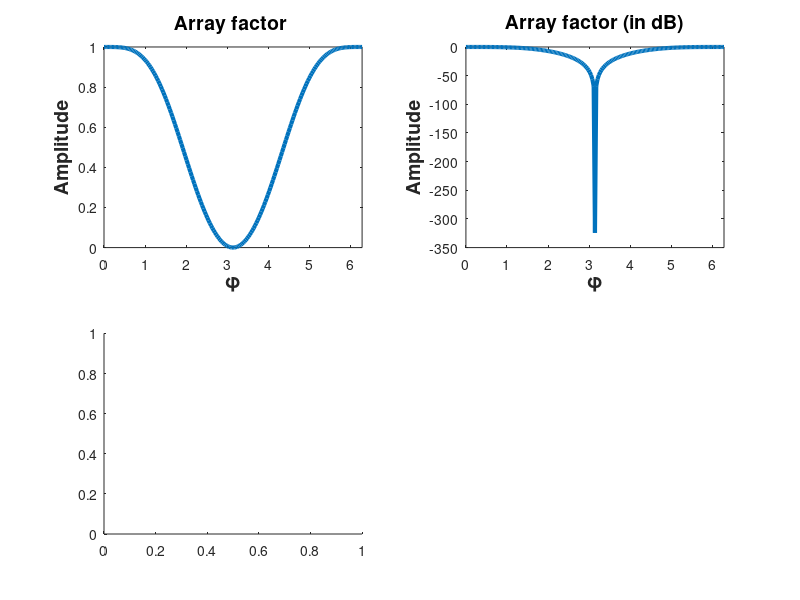

MATLAB code for this plot: (Note: this script raises an error after producing the figure.)
%ARTHUR SILVA SOUZA

clear all; 
close all; 
clc

%% Array factor

% Valores de entrada

lambda = 1; % Valor arbitrario para essa aplicacao
beta = -pi/2;
d = lambda/4;
k = 2*pi/lambda;
theta = 0:pi/100:2*pi;

AF = abs((cos((1/2)*(k*d*cos(theta) + beta))));
AF_dB = 20*log10(AF);

figure (1);

subplot(2,2,1);
plot (theta,AF,'LineWidth',3)
title('Array factor ','FontSize',14);
xlabel('\phi','fontweight','bold','FontSize',14);
xlim([0 2*pi]);
ylabel('Amplitude','fontweight','bold','FontSize',14);

subplot(2,2,2);
plot (theta,AF_dB,'LineWidth',3)
title('Array factor (in dB)','FontSize',14);
xlabel('\phi','fontweight','bold','FontSize',14);
xlim([0 2*pi]);
ylabel('Amplitude','fontweight','bold','FontSize',14);

% plotando de forma polar

rmin = min(AF);
rmax = max(AF);

subplot(2,2,3);
polarplot (AF, 'LineWidth',3)
rlim([rmin rmax]);
ax = gca;
ax.ThetaZeroLocation = 'top';
plotTitle = sprintf('Radiation Pattern (normalized)');
title(plotTitle)

% plotando de forma polar em dB
rmin_dB = min(AF_dB);
rmax_dB = max(AF_dB);

subplot(2,2,4);
polarplot (AF_dB, 'LineWidth',3);
rlim([rmin_dB rmax_dB]);
ax = gca;
ax.ThetaZeroLocation = 'top';
plotTitle = sprintf('Radiation Pattern (in dB)');
title(plotTitle);

%% Element 

% Valores de entrada

lambda = 1; % Valor arbitrario para essa aplicacao
beta = 0;
d = lambda/4;
k = 2*pi/lambda;
theta = 0:pi/100:2*pi;

% Definindo equacao

E = abs(2*cos(theta).*(cos((1/2)*(k*d*cos(theta) + beta))));
E_dB = 20*log10(E);

figure (2);

subplot(2,2,1);
plot (theta,E,'LineWidth',3)
title('Element','FontSize',14);
xlabel('\phi','fontweight','bold','FontSize',14);
xlim([0 2*pi]);
ylabel('Amplitude','fontweight','bold','FontSize',14);

subplot(2,2,2);
plot (theta,E_dB,'LineWidth',3)
title('Element (in dB)','FontSize',14);
xlabel('\phi','fontweight','bold','FontSize',14);
xlim([0 2*pi]);
ylabel('Amplitude','fontweight','bold','FontSize',14);

% plotando de forma polar

rmin = min(E);
rmax = max(E);

subplot(2,2,3);
polarplot (E, 'LineWidth',3)
rlim([rmin rmax]);
ax = gca;
ax.ThetaZeroLocation = 'top';
plotTitle = sprintf('Radiation Pattern (normalized)');
title(plotTitle)

% plotando de forma polar em dB
rmin_dB = min(E_dB);
rmax_dB = max(E_dB);

subplot(2,2,4);
polarplot (E_dB, 'LineWidth',3);
rlim([rmin_dB rmax_dB]);
ax = gca;
ax.ThetaZeroLocation = 'top';
plotTitle = sprintf('Radiation Pattern (in dB)');
title(plotTitle);

%% Equally spaced linear array

% Valores de entrada

N = 5;
phi = 0:pi/100:2*pi;

f = abs(sin(N*phi/2)./(N*sin(phi/2)));

figure (3);

subplot(2,2,4);
plot (phi,f,'LineWidth',3)
title('Array factor for an equally spaced,','FontSize',14);
xlabel('\phi','fontweight','bold','FontSize',14);
xlim([0 2*pi]);
ylabel('Amplitude','fontweight','bold','FontSize',14);

subplot(2,2,3);
polarplot (f, 'LineWidth',3)
rmin = min(f);
rmax = max(f);
rlim([rmin rmax]);
ax = gca;
ax.ThetaZeroLocation = 'top';
plotTitle = sprintf('Radiation Pattern (normalized)');
title(plotTitle)

% Plotando em 3D

xv = f.* cos(phi);  %  transformando para polar
yv = f.* sin(phi);  %  transformado para polar
  
angulo_de_revolucao = 0:0.1:2*pi; %  Angulo de revolucao

% Criando pontos em 3D

xf = repmat(xv',size(angulo_de_revolucao)); 
yf = yv' * cos(angulo_de_revolucao);
zf = yv' * sin(angulo_de_revolucao);

subplot(2,2,1);
mesh(xf,yf,zf);
plotTitle = sprintf('3D Radiation Pattern (normalized)');
title(plotTitle)

subplot(2,2,2);
mesh(zf,yf,xf);
view(90,0)
plotTitle = sprintf('3D Radiation Pattern (normalized)');
title(plotTitle)

%% Broadside Array

% Valores de entrada

N = 10;
lambda = 1;
beta = 0;
d = lambda;
k = 2*pi/lambda;
theta = 0:pi/100:2*pi;

phi_m = k*d*cos(theta)+beta;
f = abs(sin(N*phi_m/2)./(N*sin(phi_m/2)));

figure (4);

subplot(2,2,4);
plot (phi,f,'LineWidth',3)
title('Array factor for an equally spaced,','FontSize',14);
xlabel('\phi','fontweight','bold','FontSize',14);
xlim([0 2*pi]);
ylabel('Amplitude','fontweight','bold','FontSize',14);

subplot(2,2,3);
polarplot (f, 'LineWidth',3)
rmin = min(f);
rmax = max(f);
rlim([rmin rmax]);
ax = gca;
ax.ThetaZeroLocation = 'top';
plotTitle = sprintf('Radiation Pattern (normalized)');
title(plotTitle)

% Plotando em 3D

xv = f.* cos(phi);  %  transformando para polar
yv = f.* sin(phi);  %  transformado para polar
  
angulo_de_revolucao = 0:0.1:2*pi; %  Angulo de revolucao

% Criando pontos em 3D

xf = repmat(xv',size(angulo_de_revolucao)); 
yf = yv' * cos(angulo_de_revolucao);
zf = yv' * sin(angulo_de_revolucao);

subplot(2,2,1);
mesh(xf,yf,zf);
plotTitle = sprintf('3D Radiation Pattern (normalized)');
title(plotTitle)

subplot(2,2,2);
mesh(zf,yf,xf);
view(90,0)
plotTitle = sprintf('3D Radiation Pattern (normalized)');
title(plotTitle)